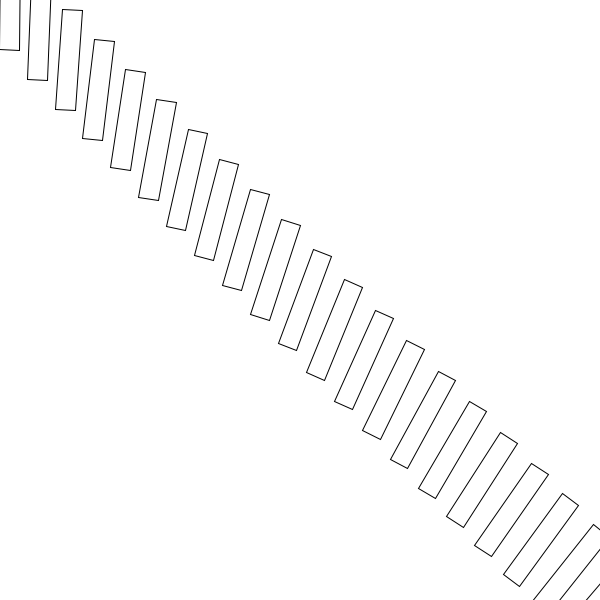
Frame 1 (no input)
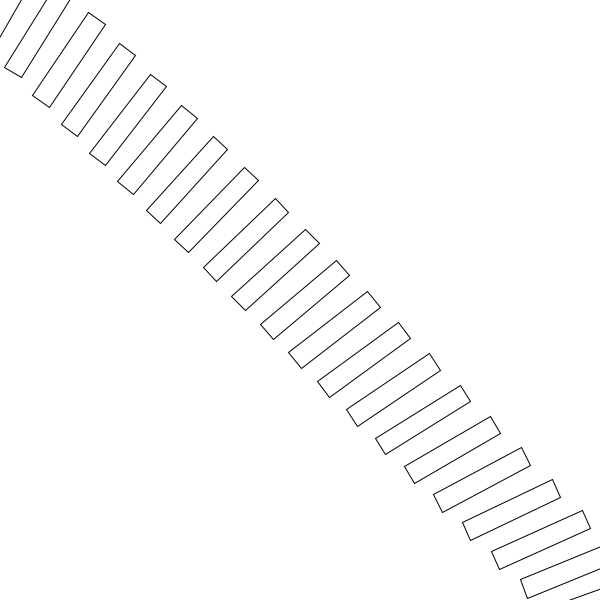
Frame 60 (the mouse pressed at the canvas centre just before this capture)
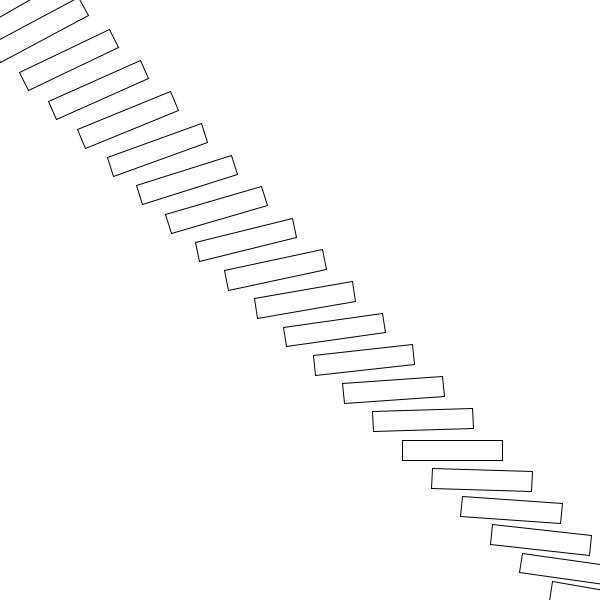
Frame 120 (the mouse held since frame 60 and released just before this capture)

The Processing sketch that drew these frames (run headless with seeded random() and noise(); from frame 60 on, the mouse is pressed at the canvas centre):

// Processing sketch: Map_2
// ── Map_2.pde
// Code 1 FA_18
// Bryan Ma

// this code maps 10 rectangles across the screen, using a for loop to draw them.

// change the code sp that it draws 20 rectangles instead of 10, 
// and maps them across the screen so that you can see all 20.
// after that, change yPos so that it maps their position in the y-dimension as well,
// drawing a diagonal line of rectangles from the top left to the bottom right.

void setup() {
  size(600, 600);
  rectMode(CENTER);
}

void draw() {
  background(255);
  
  for (int i = 0; i <= 20; i++) {
    //println(i);
    
    float xPos = map(i, 0, 20, 10, width);
    float yPos = map(i, 0, 20, 0, height);
    pushMatrix();
    translate(xPos, yPos);
    rotate(radians(2* i + frameCount * 0.5));
    rect(0, 0, 20, 100); 
    popMatrix();

       
    
  }
}
